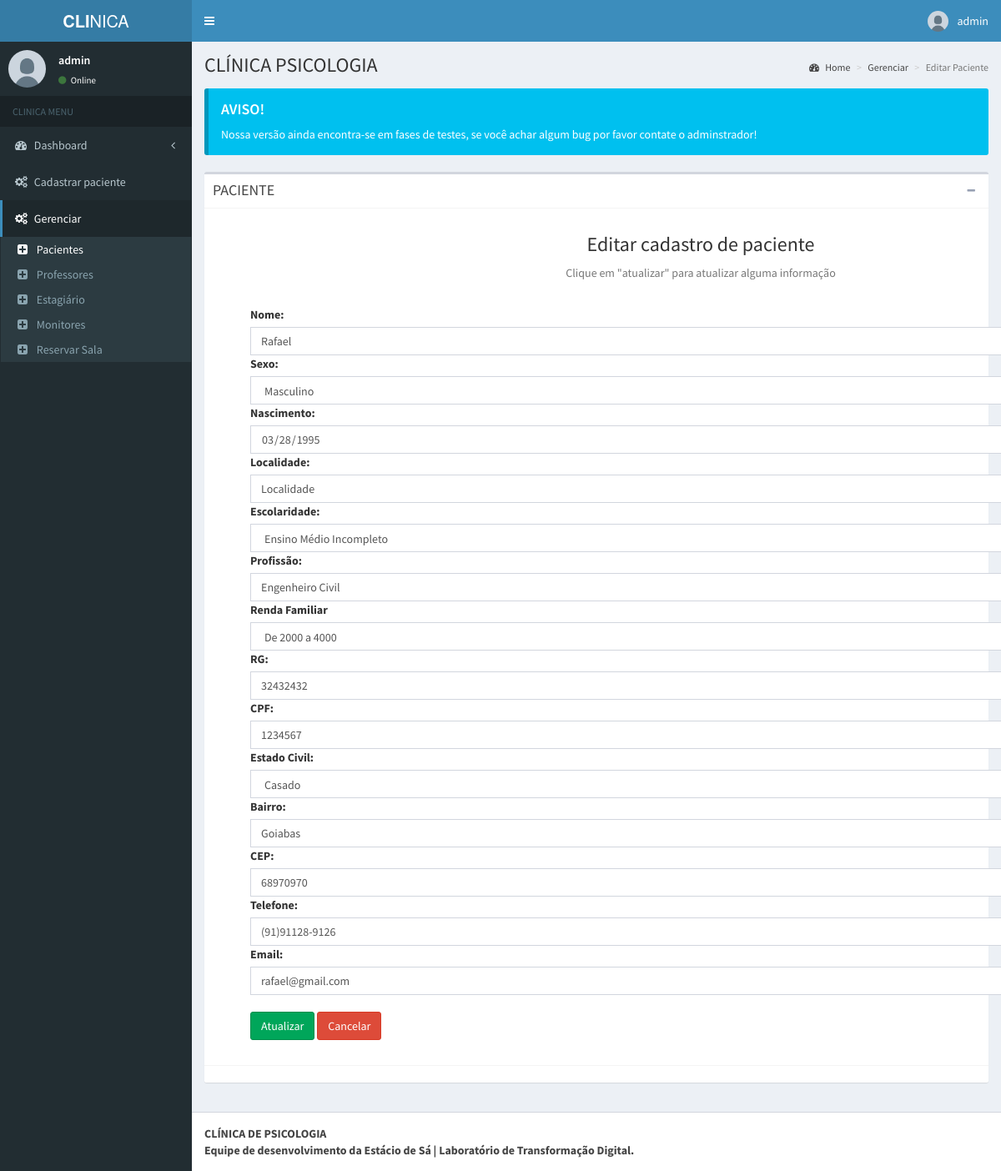
The page /admin/pages/layout/edit.php?id=9 (signed in) on the database its author committed.
### tables this page shows
CREATE TABLE `tbl_paciente` (
  `id` int(11) UNSIGNED NOT NULL,
  `nome` varchar(150) NOT NULL,
  `nascimento` date NOT NULL,
  `rg` int(11) NOT NULL,
  `cpf` int(11) NOT NULL,
  `id_genero` int(11) UNSIGNED NOT NULL,
  `id_contato` int(11) UNSIGNED NOT NULL,
  `id_escolaridade` int(11) UNSIGNED NOT NULL,
  `id_profissao` int(11) UNSIGNED NOT NULL,
  `id_renda_familiar` int(11) UNSIGNED NOT NULL,
  `id_estado_civil` int(11) UNSIGNED NOT NULL,
  `id_endereco` int(11) UNSIGNED NOT NULL,
  `id_maturidade` int(11) NOT NULL,
  `nome_responsavel` varchar(255) NOT NULL
);

CREATE TABLE `tbl_genero` (
  `id` int(11) UNSIGNED NOT NULL,
  `sexo` varchar(30) NOT NULL
);

CREATE TABLE `tbl_logradouro` (
  `id` int(10) UNSIGNED NOT NULL,
  `logradouro` varchar(255) NOT NULL
);

CREATE TABLE `tbl_escolaridade` (
  `id` int(11) UNSIGNED NOT NULL,
  `escolaridade` varchar(255) NOT NULL
);

CREATE TABLE `tbl_profissao` (
  `id` int(11) UNSIGNED NOT NULL,
  `profissao` varchar(255) NOT NULL
);

CREATE TABLE `tbl_renda_familiar` (
  `id` int(11) UNSIGNED NOT NULL,
  `renda` varchar(50) NOT NULL
);

CREATE TABLE `tbl_estado_civil` (
  `id` int(11) UNSIGNED NOT NULL,
  `estado_civil` varchar(100) NOT NULL
);

CREATE TABLE `tbl_bairro` (
  `id` int(11) UNSIGNED NOT NULL,
  `bairro` varchar(100) NOT NULL
);

CREATE TABLE `tbl_endereco` (
  `id` int(11) UNSIGNED NOT NULL,
  `id_bairro` int(11) UNSIGNED NOT NULL,
  `id_logradouro` int(11) UNSIGNED NOT NULL,
  `cep` varchar(8) NOT NULL
);

CREATE TABLE `tbl_contato` (
  `id` int(11) UNSIGNED NOT NULL,
  `email` varchar(50) NOT NULL,
  `telefone` varchar(20) NOT NULL
);

### admin/pages/layout/edit.php (the view, shortened to what this page needs)
<?php
  include('../../../db/conexao.php');
?>
<?php
$id = $_GET["id"];
?>
<!DOCTYPE html>
<html lang="pt-br">
<head>
  <link rel="stylesheet" href="../../bootstrap/css/bootstrap.min.css">
  <link rel="stylesheet" href="https://maxcdn.bootstrapcdn.com/font-awesome/4.4.0/css/font-awesome.min.css">
  <link rel="stylesheet" href="https://code.ionicframework.com/ionicons/2.0.1/css/ionicons.min.css">
  <link rel="stylesheet" href="../../dist/css/AdminLTE.min.css">
  <link rel="stylesheet" href="../../dist/css/skins/_all-skins.min.css">
<body class="hold-transition skin-blue fixed sidebar-mini">
  <div class="wrapper">
    <header class="main-header">
      <a href="../../index.php" class="logo">
        <span class="logo-lg"><b>CLI</b>NICA</span>
      </a>
      <nav class="navbar navbar-static-top" role="navigation">
        <a href="#" class="sidebar-toggle" data-toggle="offcanvas" role="button">
        </a>
        <div class="navbar-custom-menu">
          <ul class="nav navbar-nav">
            <li class="dropdown user user-menu">
              <a href="#" class="dropdown-toggle" data-toggle="dropdown">
                <img src="../../dist/img/user.jpg" class="user-image" alt="User Image">
                <span class="hidden-xs"><?php echo $_SESSION['nome']; ?></span>
              </a>
            </li>
          </ul>
        </div>
      </nav>
    </header>
    <aside class="main-sidebar">
      <section class="sidebar">
        <div class="user-panel">
          <div class="pull-left image">
            <img src="../../dist/img/user.jpg" class="img-circle" alt="User Image">
          </div>
          <div class="pull-left info">
            <p><?php echo $_SESSION['nome']; ?></p>
            <a href="#"><i class="fa fa-circle text-success"></i> Online</a>
          </div>
        </div>
        <ul class="sidebar-menu">
          <li class="header">CLINICA MENU</li>
          <li class="treeview">
            <a href="#">
              <i class="fa fa-dashboard"></i> <span>Dashboard</span> <i class="fa fa-angle-left pull-right"></i>
            </a>
          </li>
          <li class="treeview">
              <a href="#">
                <i class="fa fa-gears"></i>
                <span>Cadastrar paciente</span>
              </a>
            </li>
          <li class="treeview active">
            <a href="#">
              <i class="fa fa-gears"></i>
              <span>Gerenciar</span>
            </a>
            <ul class="treeview-menu">
                <li class="active"><a href="pacientes.php"><i class="fa fa-plus-square"></i> Pacientes</a></li>
                <li><a href="professores.php"><i class="fa fa-plus-square"></i> Professores</a></li>
                <li><a href="terapeutas.php"><i class="fa fa-plus-square"></i> Estagiário</a></li>
                <li><a href="monitor.php"><i class="fa fa-plus-square"></i> Monitores</a></li>
                <li><a href="../reserva_sala/reservar-sala-segunda.php"><i class="fa fa-plus-square"></i> Reservar Sala</a></li>
            </ul>
          </li>
      </section>
    </aside>
    <div class="content-wrapper">
      <section class="content-header">
        <h1>
          CLÍNICA PSICOLOGIA
        </h1>
        <ol class="breadcrumb">
          <li><a href="#"><i class="fa fa-dashboard"></i> Home</a></li>
          <li><a href="#">Gerenciar</a></li>
          <li class="active">Editar Paciente</li>
        </ol>
      </section>
      <section class="content">
        <div class="callout callout-info">
          <h4>AVISO!</h4>
          <p>Nossa versão ainda encontra-se em fases de testes, se você achar algum bug por favor contate o adminstrador!</p>
        </div>
        <div class="box">
          <div class="box-header with-border">
            <h3 class="box-title">PACIENTE</h3>
            <div class="box-tools pull-right">
              <button class="btn btn-box-tool" data-widget="collapse" data-toggle="tooltip" title="Collapse"><i class="fa fa-minus"></i></button>
            </div>
          </div>
          <div class="box-body">
            <div class="container">
              <div class="text-center mb-4">
                <h3>Editar cadastro de paciente</h3>
                <p class="text-muted">Clique em "atualizar" para atualizar alguma informação</p>
              </div>
              <br>
              <?php
              $sql = "SELECT pa.id, pa.nome, pa.nascimento, pa.rg, pa.cpf, pa.id_genero, pa.id_escolaridade, pa.id_renda_familiar,
                              pa.id_estado_civil, pa.id_endereco, se.sexo, en.id, en.cep, lo.logradouro, lo.id AS logradouro_id,
                              es.escolaridade, pr.profissao, pr.id AS profissao_id, re.renda, ec.estado_civil, ba.bairro,
                              ba.id AS bairro_id, co.telefone, co.email
                      FROM tbl_paciente AS pa
                      INNER JOIN tbl_genero se ON se.id = pa.id_genero
                      INNER JOIN tbl_endereco en ON en.id = pa.id_endereco
                      INNER JOIN tbl_logradouro lo ON lo.id = en.id_logradouro
                      INNER JOIN tbl_escolaridade es ON es.id = pa.id_escolaridade
                      INNER JOIN tbl_profissao pr ON pr.id = pa.id_profissao
                      INNER JOIN tbl_renda_familiar re ON re.id = pa.id_renda_familiar
                      INNER JOIN tbl_estado_civil ec ON ec.id = pa.id_estado_civil
                      INNER JOIN tbl_bairro ba ON ba.id = en.id_bairro
                      INNER JOIN tbl_contato co ON co.id = pa.id_contato
                      WHERE pa.id = $id";
              $result = mysqli_query($mysqli, $sql);
              $row = mysqli_fetch_assoc($result);
              ?>
              <div class="container-fluid divForm">
                <form action="" method="post">
                  <div class="container-fluid">
                    <label class="form-label">Nome:</label>
                    <input type="text" class="form-control custom-input" name="nome" value="<?php echo $row['nome']; ?>">
                    <label class="form-label">Sexo:</label>
                    <select id="sexo" name="sexo" class="form-control custom-input custom-input">
                        <option value="<?php echo $row['id_genero']; ?>" selected> <?php echo $row['sexo'] ?> </option>
                    </select>
                    <label class="form-label">Nascimento:</label>
                    <input type="date" class="form-control custom-input" name="nascimento" value="<?php echo $row['nascimento']; ?>">
                    <label class="form-label">Localidade:</label>
                    <input type="text" class="form-control custom-input" name="localidade" value="<?php echo $row['logradouro']; ?>">
                    <label class="form-label">Escolaridade:</label>
                    <select id="escolaridade" name="escolaridade" class="form-control custom-input">
                        <option value='<?php echo $row['id_escolaridade'] ?>' selected> <?php echo $row['escolaridade'] ?> </option>
                    </select>
                    <label class="form-label">Profissão:</label>
                    <input type="text" class="form-control custom-input" name="profissao" value="<?php echo $row['profissao']; ?>">
                    <label class="form-label">Renda Familiar</label>
                    <select id="renda_familiar" name="renda_familiar" class="form-control custom-input">
                              <option value='<?php echo $row['id_renda_familiar'] ?>' selected> <?php echo $row['renda'] ?> </option>
                      </select>
                    <label class="form-label">RG:</label>
                    <input type="text" class="form-control custom-input" name="rg" value="<?php echo $row['rg']; ?>">
                    <label class="form-label">CPF:</label>
                    <input type="text" class="form-control custom-input" maxlength="11" name="cpf" value="<?php echo $row['cpf']; ?>">
                    <label class="form-label">Estado Civil:</label>
                    <select id="estado_civil" name="estado_civil" class="form-control custom-input">
                        <option value='<?php echo $row['id_estado_civil'] ?>' selected> <?php echo $row['estado_civil'] ?> </option>
                    </select>
                    <label class="form-label">Bairro:</label>
                    <input type="text" class="form-control custom-input" name="bairro" value="<?php echo $row['bairro']; ?>">
                    <label class="form-label">CEP:</label>
                    <input type="text" class="form-control custom-input" name="cep" value="<?php echo $row['cep']; ?>">
                    <label class="form-label">Telefone:</label>
                    <input type="text" class="form-control custom-input" name="telefone" value="<?php echo $row['telefone']; ?>">
                    <label class="form-label">Email:</label>
                    <input type="email" class="form-control custom-input" name="email" value="<?php echo $row['email']; ?>">
                    <br>
                    <div>
                      <button type="submit" class="btn btn-success" name="submit">Atualizar</button>
                      <a href="pacientes.php" class="btn btn-danger">Cancelar</a>
                    </div>
                  </div>
                </form> <br>
              </div>
            </div>
          </div>
          <div class="box-footer">
          </div>
        </div>
      </section>
    </div>
    <footer class="main-footer">
      <strong>CLÍNICA DE PSICOLOGIA <br> Equipe de desenvolvimento da Estácio de Sá | Laboratório de Transformação Digital.</strong>
    </footer>
  </div>
</body>
</html>

### admin/pages/layout/edit.php (style rules this page uses)
div.divForm { width: 100%; }
form { width: 100%; }
.custom-input { width: 90%; }

### rows shown on the page
tbl_paciente: nome "Rafael", sexo "Masculino", nascimento "03/28/1995", localidade "Localidade", escolaridade "Ensino Médio Incompleto", profissao "Engenheiro Civil", renda_familiar "De 2000 a 4000", rg "32432432", cpf "1234567", estado_civil "Casado", bairro "Goiabas", cep "68970970", telefone "(91)91128-9126", email "rafael@gmail.com"

### other values the page prints
$_SESSION['nome'] "admin"
